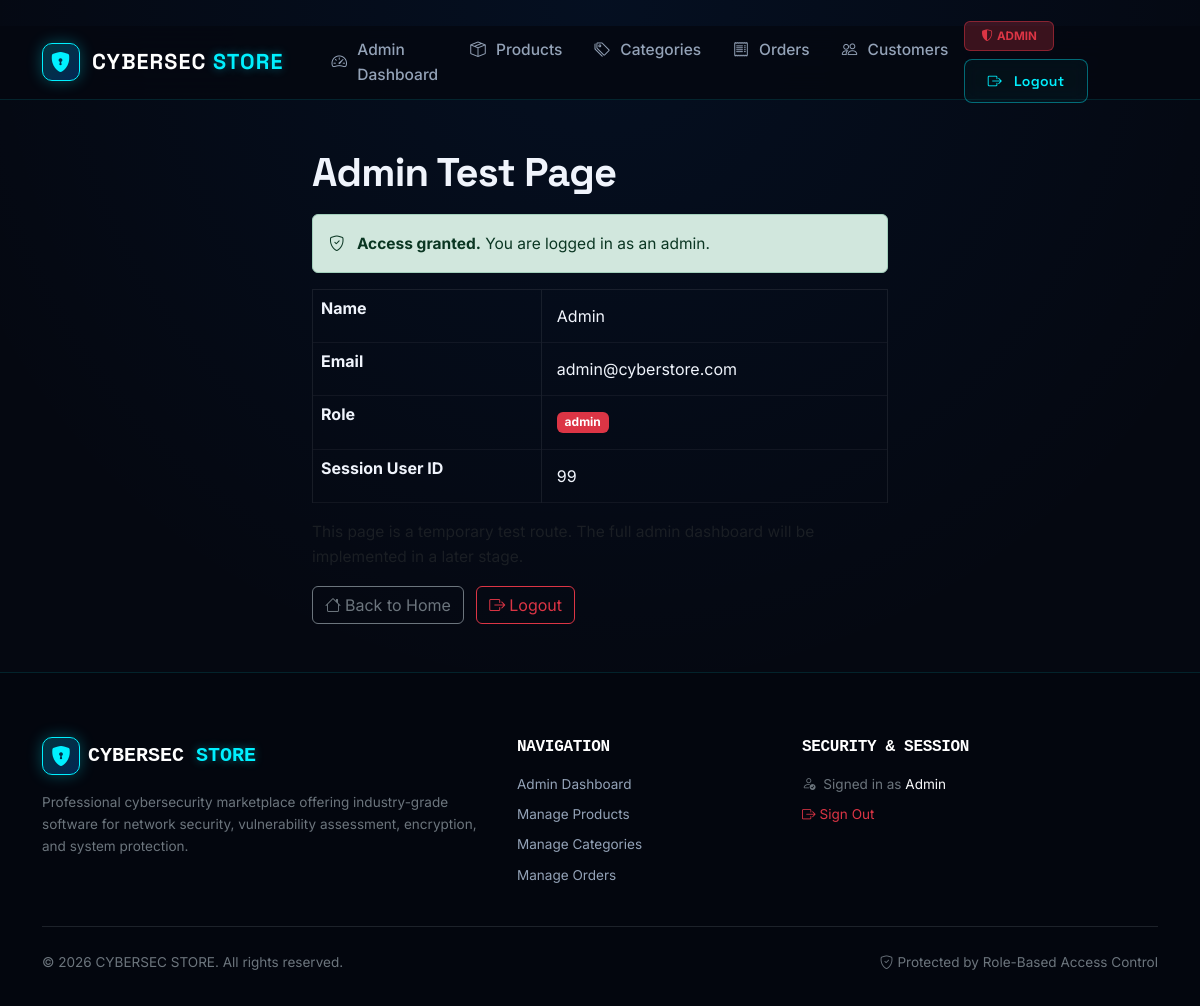
Page /admin-test (signed in) on the committed database.
### tables this page shows
CREATE TABLE users (
            id         INTEGER PRIMARY KEY AUTOINCREMENT,
            name       TEXT    NOT NULL,
            email      TEXT    UNIQUE NOT NULL,
            password   TEXT    NOT NULL,
            role       TEXT    NOT NULL DEFAULT 'customer',
            created_at TIMESTAMP DEFAULT CURRENT_TIMESTAMP
        );

### auth.py (the view)
@auth_bp.route("/admin-test")
@admin_required
def admin_test():
    return render_template("admin_test.html")

### app.py (called while the page is built)
@app.context_processor
def inject_current_user():
    return {"current_user": get_current_user()}

@app.after_request
def set_security_headers(response):
    response.headers['X-Content-Type-Options'] = 'nosniff'
    response.headers['X-Frame-Options'] = 'DENY'
    response.headers['Referrer-Policy'] = 'strict-origin-when-cross-origin'
    response.headers['Content-Security-Policy'] = (
        "default-src 'self'; "
        "script-src 'self' https://cdn.jsdelivr.net; "
        "style-src 'self' 'unsafe-inline' https://cdn.jsdelivr.net https://fonts.googleapis.com; "
        "font-src 'self' https://cdn.jsdelivr.net https://fonts.gstatic.com; "
        "img-src 'self' data:; "
        "connect-src 'self'; "
        "frame-ancestors 'none';"
    )
    return response

### auth.py (called while the page is built)
def admin_required(f):
    @wraps(f)
    def decorated_function(*args, **kwargs):
        if "user_id" not in session:
            flash("Please log in to access that page.", "warning")
            return redirect(url_for("auth.login", next=request.path))
        if session.get("role") != "admin":
            abort(403)
        return f(*args, **kwargs)
    return decorated_function

def get_current_user():
    if "user_id" not in session:
        return None
    conn = get_db_connection()
    user = conn.execute(
        "SELECT id, name, email, role FROM users WHERE id = ?",
        (session["user_id"],)
    ).fetchone()
    conn.close()
    return user

### cart.py (called while the page is built)
def _get_cart():
    if "cart" not in session:
        session["cart"] = {}
    return session["cart"]

def _cart_item_count():
    return sum(_get_cart().values())

@cart_bp.app_context_processor
def inject_cart_count():
    try:
        count = _cart_item_count()
    except Exception:
        count = 0
    return {"cart_item_count": count}

### database.py (called while the page is built)
def get_db_connection():
    conn = sqlite3.connect(DATABASE_PATH)
    conn.row_factory = sqlite3.Row          # Access columns by name
    conn.execute("PRAGMA foreign_keys = ON;")  # Enforce foreign key constraints
    return conn

### templates/admin_test.html (shortened to what this page needs)
﻿{% extends 'base.html' %}
{% block content %}
<div class="container py-5" style="max-width: 600px;">
    <h1 class="mb-3">Admin Test Page</h1>
    <div class="alert alert-success">
        <i class="bi bi-shield-check me-2"></i>
        <strong>Access granted.</strong> You are logged in as an admin.
    </div>
    <table class="table table-bordered mt-3">
        <tbody>
            <tr>
                <th scope="row">Name</th>
                <td id="adminName">{{ current_user['name'] }}</td>
            </tr>
            <tr>
                <th scope="row">Email</th>
                <td id="adminEmail">{{ current_user['email'] }}</td>
            </tr>
            <tr>
                <th scope="row">Role</th>
                <td id="adminRole">
                    <span class="badge bg-danger">{{ current_user['role'] }}</span>
                </td>
            </tr>
            <tr>
                <th scope="row">Session User ID</th>
                <td id="adminUserId">{{ current_user['id'] }}</td>
            </tr>
        </tbody>
    </table>
    <p class="text-muted mt-3">
        This page is a temporary test route. The full admin dashboard will be implemented in a later stage.
    </p>
    <a href="{{ url_for('index') }}" class="btn btn-outline-secondary me-2" id="adminBackHome">
        <i class="bi bi-house me-1"></i>Back to Home
    </a>
    <a href="{{ url_for('auth.logout') }}" class="btn btn-outline-danger" id="adminLogout">
        <i class="bi bi-box-arrow-right me-1"></i>Logout
    </a>
</div>
{% endblock %}

### templates/base.html (shortened to what this page needs)
<!DOCTYPE html>
<html lang="en">
<head>
    <link
        rel="stylesheet"
        href="https://cdn.jsdelivr.net/npm/bootstrap@5.3.3/dist/css/bootstrap.min.css"
    />
    <link
        rel="stylesheet"
        href="https://cdn.jsdelivr.net/npm/bootstrap-icons@1.11.3/font/bootstrap-icons.min.css"
    />
    <link rel="stylesheet" href="{{ url_for('static', filename='css/style.css') }}" />
</head>
<body>
    <nav class="navbar navbar-expand-lg navbar-dark cs-navbar sticky-top" id="mainNavbar">
        <div class="container">
            <a class="navbar-brand cs-brand" href="{% if not current_user %}{{ url_for('index') }}{% elif current_user['role'] == 'admin' %}{{ url_for('admin.dashboard') }}{% else %}{{ url_for('dashboard') }}{% endif %}" id="brandLink">
                <span class="brand-icon"><i class="bi bi-shield-lock-fill"></i></span>
                <span class="brand-text">
                    CYBERSEC <span class="brand-accent">STORE</span>
                </span>
            </a>
            <div class="collapse navbar-collapse" id="navbarMain">
                <ul class="navbar-nav me-auto mb-2 mb-lg-0 ms-lg-3">
                    {% if not current_user %}
                        <li class="nav-item">
                            <a class="nav-link {% if request.endpoint == 'index' %}active{% endif %}"
                               href="{{ url_for('index') }}" id="navHome">
                                <i class="bi bi-house-door me-1"></i>Home
                            </a>
                        </li>
                        <li class="nav-item">
                            <a class="nav-link {% if request.endpoint == 'store.product_list' %}active{% endif %}"
                               href="{{ url_for('store.product_list') }}" id="navProducts">
                                <i class="bi bi-grid-fill me-1"></i>Products
                            </a>
                        </li>
                    {% elif current_user['role'] == 'admin' %}
                        <li class="nav-item">
                            <a class="nav-link {% if request.endpoint == 'admin.dashboard' %}active{% endif %}"
                               href="{{ url_for('admin.dashboard') }}" id="adminDashboard">
                                <i class="bi bi-speedometer2 me-1"></i>Admin Dashboard
                            </a>
                        </li>
                        <li class="nav-item">
                            <a class="nav-link {% if request.endpoint in ['admin.products', 'admin.product_add', 'admin.product_edit'] %}active{% endif %}"
                               href="{{ url_for('admin.products') }}" id="adminProducts">
                                <i class="bi bi-box-seam me-1"></i>Products
                            </a>
                        </li>
                        <li class="nav-item">
                            <a class="nav-link {% if request.endpoint in ['admin.categories', 'admin.category_add', 'admin.category_edit'] %}active{% endif %}"
                               href="{{ url_for('admin.categories') }}" id="adminCategories">
                                <i class="bi bi-tags me-1"></i>Categories
                            </a>
                        </li>
                        <li class="nav-item">
                            <a class="nav-link {% if request.endpoint in ['admin.orders', 'admin.order_detail'] %}active{% endif %}"
                               href="{{ url_for('admin.orders') }}" id="adminOrders">
                                <i class="bi bi-receipt me-1"></i>Orders
                            </a>
                        </li>
                        <li class="nav-item">
                            <a class="nav-link {% if request.endpoint in ['admin.customers', 'admin.customer_detail'] %}active{% endif %}"
                               href="{{ url_for('admin.customers') }}" id="adminCustomers">
                                <i class="bi bi-people me-1"></i>Customers
                            </a>
                        </li>
                    {% endif %}
                </ul>
                <div class="d-flex gap-2 align-items-center flex-wrap mt-3 mt-lg-0">
                    {% if current_user %}
                        {% if current_user['role'] == 'admin' %}
                            <span class="badge bg-danger bg-opacity-25 text-danger border border-danger border-opacity-50 px-3 py-2 me-1">
                                <i class="bi bi-shield-shaded me-1"></i>ADMIN
                            </span>
                        {% else %}
                            <span class="text-light fw-medium px-2 py-1 rounded d-inline-flex align-items-center" style="background: rgba(255,255,255,0.05);">
                                <i class="bi bi-person-circle me-1 text-cs-accent"></i>{{ current_user['name'] }}
                            </span>
                        {% endif %}
                        <a href="{{ url_for('auth.logout') }}" class="btn btn-outline-cs btn-sm" id="navLogout">
                            <i class="bi bi-box-arrow-right me-1"></i>Logout
                        </a>
                    {% endif %}
                </div>
            </div>
        </div>
    </nav>
    <main class="main-content">
        {% block content %}{% endblock %}
    </main>
    <footer class="cs-footer">
        <div class="container">
            <div class="row gy-4">
                <div class="col-lg-5 col-md-6">
                    <div class="d-flex align-items-center gap-2 mb-3">
                        <span class="brand-icon"><i class="bi bi-shield-lock-fill"></i></span>
                        <span class="fw-bold fs-5 font-monospace text-white">CYBERSEC <span class="brand-accent">STORE</span></span>
                    </div>
                    <p class="text-secondary small mb-3">
                        Professional cybersecurity marketplace offering industry-grade software for network security, vulnerability assessment, encryption, and system protection.
                    </p>
                </div>
                <div class="col-lg-3 col-md-3 col-6">
                    <h6 class="text-white text-uppercase font-monospace mb-3">Navigation</h6>
                    <ul class="list-unstyled small">
                        {% if not current_user %}
                            <li class="mb-2"><a href="{{ url_for('index') }}" class="text-decoration-none">Home</a></li>
                            <li class="mb-2"><a href="{{ url_for('store.product_list') }}" class="text-decoration-none">Security Tools</a></li>
                            <li class="mb-2"><a href="{{ url_for('auth.login') }}" class="text-decoration-none">Sign In</a></li>
                            <li class="mb-2"><a href="{{ url_for('auth.register') }}" class="text-decoration-none">Register</a></li>
                        {% elif current_user['role'] == 'admin' %}
                            <li class="mb-2"><a href="{{ url_for('admin.dashboard') }}" class="text-decoration-none">Admin Dashboard</a></li>
                            <li class="mb-2"><a href="{{ url_for('admin.products') }}" class="text-decoration-none">Manage Products</a></li>
                            <li class="mb-2"><a href="{{ url_for('admin.categories') }}" class="text-decoration-none">Manage Categories</a></li>
                            <li class="mb-2"><a href="{{ url_for('admin.orders') }}" class="text-decoration-none">Manage Orders</a></li>
                        {% endif %}
                    </ul>
                </div>
                <div class="col-lg-4 col-md-3 col-6">
                    <h6 class="text-white text-uppercase font-monospace mb-3">Security & Session</h6>
                    <ul class="list-unstyled small">
                        {% if current_user %}
                            <li class="mb-2 text-secondary">
                                <i class="bi bi-person-check text-cs-accent me-1"></i>
                                Signed in as <span class="text-light">{{ current_user['name'] }}</span>
                            </li>
                            <li class="mb-2"><a href="{{ url_for('auth.logout') }}" class="text-decoration-none text-danger"><i class="bi bi-box-arrow-right me-1"></i>Sign Out</a></li>
                        {% else %}
                            <li class="mb-2"><a href="{{ url_for('auth.login') }}" class="text-decoration-none">Sign In</a></li>
                            <li class="mb-2"><a href="{{ url_for('auth.register') }}" class="text-decoration-none">Create Account</a></li>
                        {% endif %}
                    </ul>
                </div>
            </div>
            <hr class="border-secondary opacity-25 my-4">
            <div class="row align-items-center">
                <div class="col-md-6 text-center text-md-start mb-2 mb-md-0">
                    <p class="text-secondary small mb-0">
                        &copy; 2026 CYBERSEC STORE. All rights reserved.
                    </p>
                </div>
                <div class="col-md-6 text-center text-md-end">
                    <span class="text-secondary small">
                        <i class="bi bi-shield-check text-cs-accent me-1"></i>Protected by Role-Based Access Control
                    </span>
                </div>
            </div>
        </div>
    </footer>
</body>
</html>

### rows in the picture
users: name "Admin", email "admin@cyberstore.com", role "admin", id "99"
